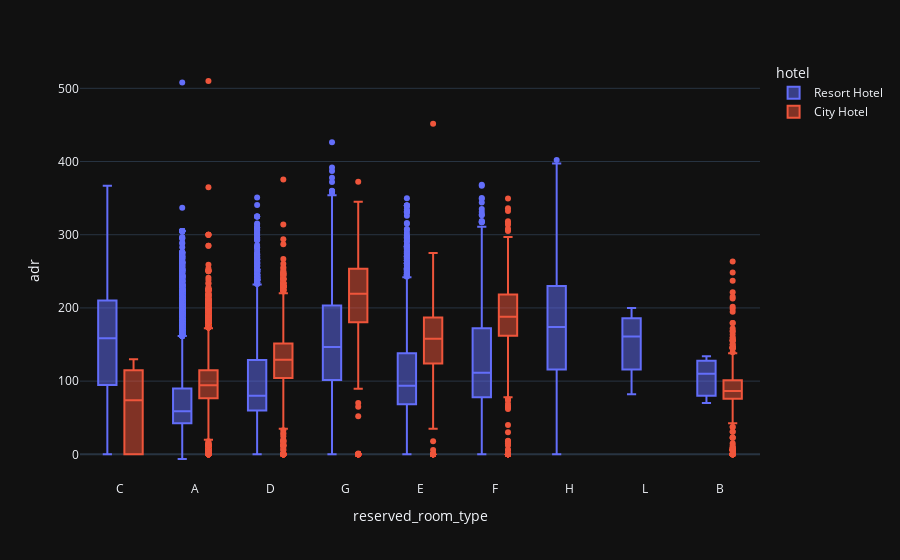

The notebook cell this image was saved under:
### Markdown cell above
# People from all over the world are staying in these two hotels. Most guests are from Portugal and other countries in Europe

### Code cell
#Most guests are from Portugal and other countries in Europe.

data = df[df['is_canceled'] == 0]
px.box(data_frame = data, x = 'reserved_room_type', y = 'adr', color = 'hotel', template = 'plotly_dark')

### Figure 1 — Plotly figure (JSON) as saved in the notebook; plotly's stock layout.template omitted (floating-point values rounded to 4 significant figures; data arrays with more than 128 entries replaced by an {"elided": "..."} marker saying what was removed)
{"data": [{"alignmentgroup": "True", "hovertemplate": "hotel=Resort Hotel<br>reserved_room_type=%{x}<br>adr=%{y}<extra></extra>", "legendgroup": "Resort Hotel", "marker": {"color": "#636efa"}, "name": "Resort Hotel", "notched": false, "offsetgroup": "Resort Hotel", "orientation": "v", "showlegend": true, "type": "box", "x": {"elided": "28938 str values"}, "x0": " ", "xaxis": "x", "y": {"elided": "28938 float values"}, "y0": " ", "yaxis": "y"}, {"alignmentgroup": "True", "hovertemplate": "hotel=City Hotel<br>reserved_room_type=%{x}<br>adr=%{y}<extra></extra>", "legendgroup": "City Hotel", "marker": {"color": "#EF553B"}, "name": "City Hotel", "notched": false, "offsetgroup": "City Hotel", "orientation": "v", "showlegend": true, "type": "box", "x": {"elided": "46228 str values"}, "x0": " ", "xaxis": "x", "y": {"elided": "46228 float values"}, "y0": " ", "yaxis": "y"}], "layout": {"boxmode": "group", "legend": {"title": {"text": "hotel"}, "tracegroupgap": 0}, "margin": {"t": 60}, "xaxis": {"anchor": "y", "domain": [0, 1], "title": {"text": "reserved_room_type"}}, "yaxis": {"anchor": "x", "domain": [0, 1], "title": {"text": "adr"}}}}
